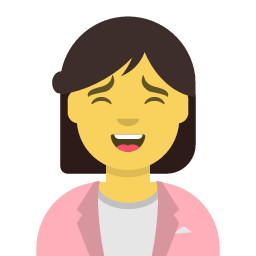
#> input picture assets/character.png, 256 x 256 px
$ python edge_naturalization.py ../assets/character.png
#> lines starting #> are read from the running program, lines starting #| are printed output that depends on the picture
#!/usr/bin/env python3
"""
edge_naturalization.py - 边缘自然化模块

基于《AI 图片识别技术深度研究报告》实现边缘自然化技术。
AI 生成图像的边缘常过于锐利或不自然。

功能：
1. 自适应边缘检测 - Canny/Sobel
2. 边缘自然化处理 - 边缘区域自适应模糊
3. 边缘感知滤波 - 双边滤波保持边缘

使用方式：
    from edge_naturalization import edge_aware_filtering
    edge_aware_filtering('input.jpg')
"""

import os
import numpy as np
from pathlib import Path
from typing import Optional, Dict, Tuple
import logging

logging.basicConfig(level=logging.INFO, format='%(levelname)s: %(message)s')
logger = logging.getLogger(__name__)


def check_dependencies():
    """检查依赖是否安装"""
    deps = {
        'PIL': 'pillow',
        'numpy': 'numpy',
        'scipy': 'scipy',
    }
    missing = []
    for module, package in deps.items():
        try:
            __import__(module)
        except ImportError:
            missing.append(package)

    if missing:
        logger.warning(f"⚠️ 缺少依赖：{', '.join(missing)}")
        logger.warning(f"💡 请运行：pip3 install {' '.join(missing)}")
        return False
    return True


def detect_edges_adaptive(image: np.ndarray, method: str = 'sobel') -> np.ndarray:
    """
    自适应边缘检测

    Args:
        image: 输入图像数组 (H, W) 或 (H, W, C)
        method: 检测方法
                - 'sobel': Sobel 算子
                - 'canny': Canny 边缘（需要 opencv）
                - 'laplacian': Laplacian 边缘

    Returns:
        边缘图 (H, W) 浮点数组
    """
    # 转换为灰度图
    if image.ndim == 3:
        gray = np.mean(image, axis=2).astype(np.float32)
    else:
        gray = image.astype(np.float32)

    try:
        if method == 'sobel':
            from scipy.ndimage import sobel

            # Sobel 边缘检测
            grad_x = sobel(gray, axis=1)
            grad_y = sobel(gray, axis=0)
            edges = np.sqrt(grad_x**2 + grad_y**2)

            # 归一化到 [0, 1]
            edges = edges / (np.max(edges) + 1e-10)

        elif method == 'laplacian':
            from scipy.ndimage import laplace

            # Laplacian 边缘
            edges = np.abs(laplace(gray))
            edges = edges / (np.max(edges) + 1e-10)

        elif method == 'canny':
            try:
                import cv2
                # Canny 边缘检测
                edges = cv2.Canny(gray.astype(np.uint8), 50, 150)
                edges = edges.astype(np.float32) / 255.0
            except ImportError:
                logger.warning("⚠️ OpenCV 未安装，使用 Sobel 代替")
                return detect_edges_adaptive(image, method='sobel')
        else:
            from scipy.ndimage import sobel
            grad_x = sobel(gray, axis=1)
            grad_y = sobel(gray, axis=0)
            edges = np.sqrt(grad_x**2 + grad_y**2)
            edges = edges / (np.max(edges) + 1e-10)

        return edges

    except Exception as e:
        logger.error(f"❌ 边缘检测失败：{e}")
        return np.zeros_like(gray)


def naturalize_edges(image: np.ndarray, edge_map: np.ndarray,
                     blur_strength: float = 0.3) -> np.ndarray:
    """
    边缘自然化处理

    技术原理：
    - AI 图边缘过于锐利
    - 在边缘区域应用自适应模糊
    - 保持非边缘区域的清晰度

    Args:
        image: 输入图像数组
        edge_map: 边缘图 (H, W)
        blur_strength: 模糊强度 (0.1-0.5 推荐)

    Returns:
        自然化后的图像
    """
    try:
        from scipy.ndimage import gaussian_filter, bilateral_filter

        image_float = image.astype(np.float32)

        # 创建边缘感知的模糊核
        # 边缘强的地方模糊强，边缘弱的地方模糊弱
        blur_map = edge_map * blur_strength

        # 应用双边滤波（保持边缘）
        try:
            # scipy 的 bilateral_filter 可能需要较新版本
            filtered = bilateral_filter(image_float, sigma_color=0.1 * 255, sigma_spatial=2.0)
        except:
            # fallback: 高斯滤波
            filtered = gaussian_filter(image_float, sigma=0.8)

        # 混合原始和滤波结果
        # 边缘区域更多使用滤波结果
        blend_map = np.stack([blur_map] * image_float.shape[2], axis=-1) if image_float.ndim == 3 else blur_map
        blend_map = np.clip(blend_map, 0, 1)

        result = image_float * (1 - blend_map) + filtered * blend_map

        # 裁剪到有效范围
        result = np.clip(result, 0, 255).astype(np.uint8)

        return result

    except Exception as e:
        logger.error(f"❌ 边缘自然化失败：{e}")
        return image


def edge_aware_filtering(image_path: str, config: Optional[Dict] = None) -> str:
    """
    边缘感知滤波主函数

    Args:
        image_path: 输入图片路径
        config: 配置字典
            - edge_method: 边缘检测方法 (默认 'sobel')
            - blur_strength: 模糊强度 (默认 0.3)
            - enable_bilateral: 是否使用双边滤波 (默认 True)

    Returns:
        输出图片路径
    """
    # 默认配置
    default_config = {
        'edge_method': 'sobel',
        'blur_strength': 0.3,
        'enable_bilateral': True,
    }

    config = {**default_config, **(config or {})}
    config['blur_strength'] = float(os.environ.get('XIAOROU_EDGE_BLUR_STRENGTH', config['blur_strength']))

    try:
        from PIL import Image

        # 读取图片
        img = Image.open(image_path).convert('RGB')
        img_array = np.array(img)

        # 边缘检测
        edge_map = detect_edges_adaptive(img_array, method=config.get('edge_method', 'sobel'))

        # 边缘自然化
        result = naturalize_edges(
            img_array,
            edge_map,
            blur_strength=config.get('blur_strength', 0.3)
        )

        # 保存结果
        output_path = image_path.rsplit('.', 1)[0] + '_edge_natural.jpg'
        result_img = Image.fromarray(result)
        result_img.save(output_path, 'JPEG', quality=95)

        logger.info(f"✅ 边缘自然化完成 (method={config.get('edge_method')}, blur={config.get('blur_strength')})")
        return output_path

    except Exception as e:
        logger.error(f"❌ 边缘感知滤波失败：{e}")
        return image_path


def edge_sharpness_analysis(image_path: str) -> Dict:
    """
    边缘锐度分析（用于调试）

    Args:
        image_path: 输入图片路径

    Returns:
        边缘锐度指标
    """
#> called with image_path = '../assets/character.png'
    try:
        from PIL import Image
        from scipy.ndimage import sobel

        img = Image.open(image_path).convert('L')
        img_array = np.array(img, dtype=np.float32)

        # Sobel 边缘
        grad_x = sobel(img_array, axis=1)
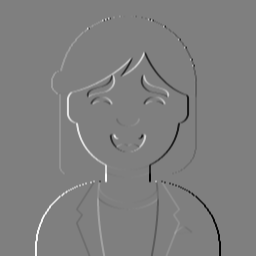
#> grad_x: shape (256, 256) float32; min -862, max 863, mean 0; drawn with min black and max white
        grad_y = sobel(img_array, axis=0)
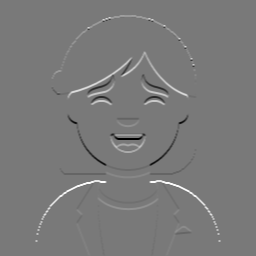
#> grad_y: shape (256, 256) float32; min -772, max 844, mean 4.6; drawn with min black and max white
        gradient = np.sqrt(grad_x**2 + grad_y**2)
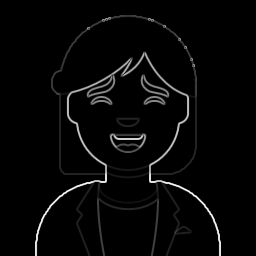
#> gradient: shape (256, 256) float32; min 0, max 943.6, mean 24.9; drawn with min black and max white

        # 边缘强度统计
        edge_strength_mean = np.mean(gradient)
#> edge_strength_mean = 24.85
        edge_strength_std = np.std(gradient)
#> edge_strength_std = 107.6
        edge_strength_max = np.max(gradient)
#> edge_strength_max = 943.6

        # 边缘密度（强边缘像素比例）
        threshold = 0.5 * edge_strength_max
#> threshold = 471.8
        edge_density = np.sum(gradient > threshold) / gradient.size
#> edge_density = 0.0205

        # 边缘连续性（简单指标：边缘像素的连通性）
        # 这里简化为边缘梯度的局部方差
        from scipy.ndimage import uniform_filter
        local_mean = uniform_filter(gradient, size=5)
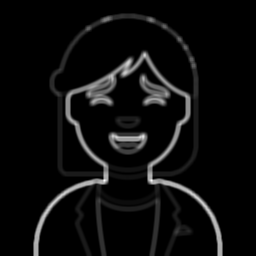
#> local_mean: shape (256, 256) float32; min 0, max 499, mean 24.9; drawn with min black and max white
        local_var = np.mean((gradient - local_mean) ** 2)
#> local_var = 5069.5

        return {
            'edge_strength_mean': edge_strength_mean,
            'edge_strength_std': edge_strength_std,
            'edge_strength_max': edge_strength_max,
            'edge_density': edge_density,
            'edge_continuity': 1.0 / (local_var + 1e-10),
        }

    except Exception as e:
        logger.error(f"❌ 边缘锐度分析失败：{e}")
        return {}


def edge_naturalize_enhance(image_path: str, config: Optional[Dict] = None) -> str:
    """
    边缘自然化增强主函数

    Args:
        image_path: 输入图片路径
        config: 配置字典

    Returns:
        输出图片路径
    """
    # 检查依赖
    if not check_dependencies():
        logger.warning("⚠️ 依赖缺失，跳过边缘自然化")
        return image_path

    # 边缘感知滤波
    return edge_aware_filtering(image_path, config)


if __name__ == '__main__':
    import sys

    if len(sys.argv) < 2:
        print("用法：python3 edge_naturalization.py <图片路径> [输出路径]")
        sys.exit(1)

    input_path = sys.argv[1]

    print("\n📊 原始边缘特征:")
    features = edge_sharpness_analysis(input_path)
#> features = {'edge_strength_mean': 24.85, 'edge_strength_std': 107.6, 'edge_strength_max': 943.6, 'edge_density': 0.0205, 'edge_continuity': 0.000197}
    for k, v in features.items():
        print(f"  {k}: {v:.4f}")
#> this loop made 5 passes
#> (k, v) on passes 1 to 5: ('edge_strength_mean', 24.85), ('edge_strength_std', 107.6), ('edge_strength_max', 943.6), ('edge_density', 0.0205), ('edge_continuity', 0.000197)
#|   edge_strength_mean: 24.8524
#|   edge_strength_std: 107.6110
#|   edge_strength_max: 943.6313
#|   edge_density: 0.0205
#|   edge_continuity: 0.0002

    print("\n🚀 开始边缘自然化...")
    result_path = edge_naturalize_enhance(input_path)
#> in edge_aware_filtering, `img = Image.open(image_path).convert('RGB')`:
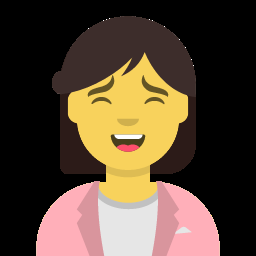
#> img: PIL image 256x256 RGB; mean R, G, B 85.9, 68.7, 51.7
#> in detect_edges_adaptive, `gray = np.mean(image, axis=2).astype(np.float32)`:
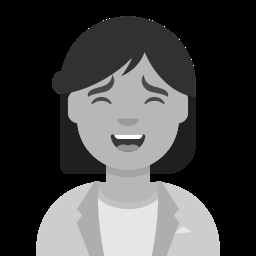
#> gray: shape (256, 256) float32; min 0, max 255, mean 68.8
#> in naturalize_edges, `blur_map = edge_map * blur_strength`:
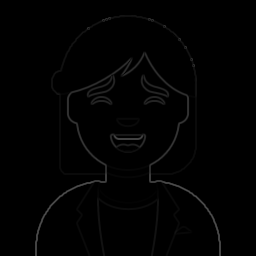
#> blur_map: shape (256, 256) float32; min 0, max 0.3, mean 0.00735
#> (the run stopped early here; a loop or call above may not have finished)
